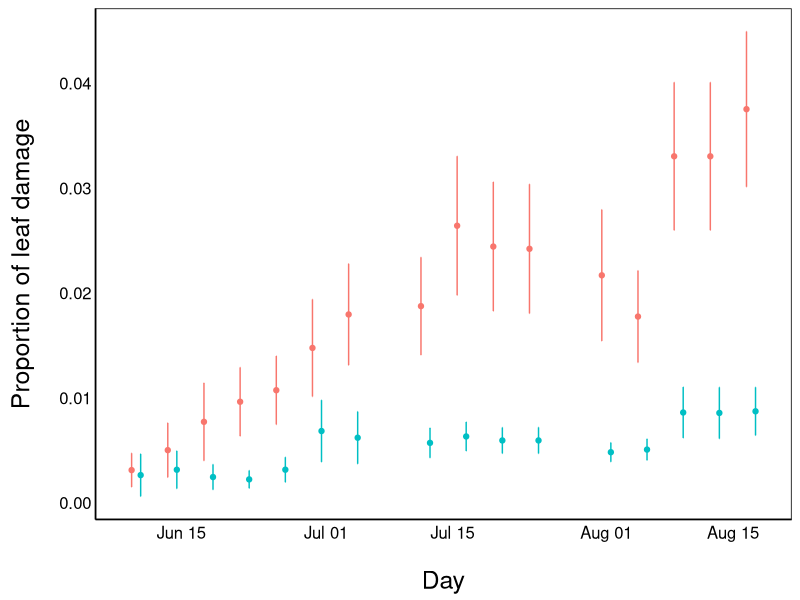
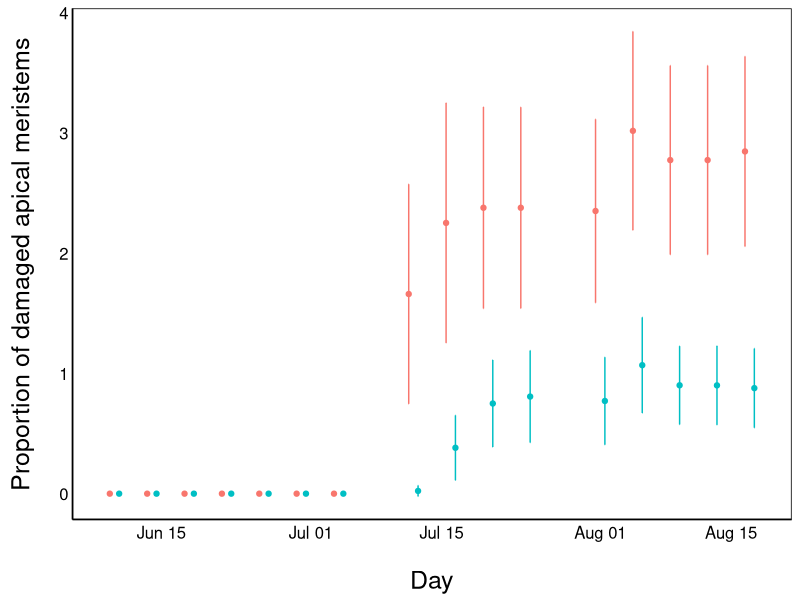
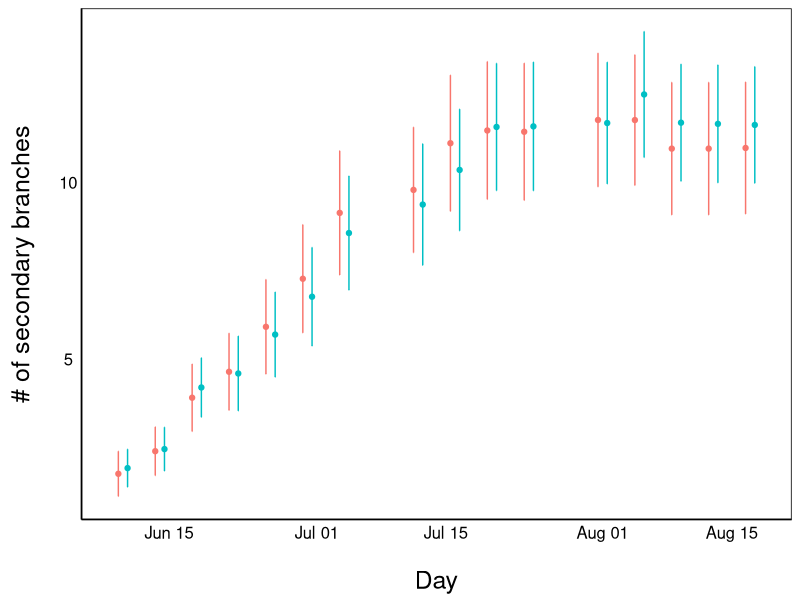

Here is the R script that generated these plots, in order: (Note: this script raises an error after producing the figures.)
## ---- chunk 1
knitr::opts_chunk$set(echo = TRUE)
## ---- chunk 2
# Simplified/clean theme for plotting
theme_simple <- function (base_size = 12, base_family = "") {
  theme_classic(base_size = base_size, base_family = base_family) %+replace%
    theme(
      axis.text = element_text(colour = "black"),
      axis.title.x = element_text(size=18),
      axis.text.x = element_text(size=12),
      axis.title.y = element_text(size=18,angle=90),
      axis.text.y = element_text(size=12),
      axis.ticks = element_blank(),
      panel.background = element_rect(fill="white"),
      panel.border = element_blank(),
      plot.title=element_text(face="bold", size=24),
      legend.position="none"
    )  
}
## ---- chunk 3
library(dplyr)
library(ggplot2)
library(zoo)
library(lubridate)
## ---- chunk 4
ldata<-read.csv("oe3c_dat.csv", header=T)
names(ldata)
## ---- chunk 5
#  Make a new dataframe to hold true dates of the year, rather than only visit date number
Visitdata<-ldata
Visitdata$date<-as.factor(Visitdata$date)

#  Visit dates from 1 to 16 will be bound to actual dates in visitdate
date<-c(1:16)
visitdate<-c("2016/06/10","2016/06/14","2016/06/18","2016/06/22","2016/06/26","2016/06/30","2016/07/04","2016/07/12","2016/07/16","2016/07/20","2016/07/24", "2016/08/01", "2016/08/05", "2016/08/09", "2016/08/13", "2016/08/17")

#  intermediate dataframe Vdat used to add actual dates into Visitdata, which will be used from hence
Vdat<-as.data.frame(cbind(date,visitdate))
Visitdata<- left_join(Visitdata, Vdat)
Visitdata$yday <- yday(Visitdata$visitdate)
## ---- chunk 6
#  Variable to hold the actual Julian dates
ldata$visitdate<-NA
for(i in 1:nrow(Vdat)){
  ldata$visitdate[ldata$date==Vdat$date[i]]<-paste0(Vdat$visitdate[i])
}
ldata$visitdate<-as.factor(ldata$visitdate)
#  Calculate SE for dmg
dmg_sd<-aggregate(dmg_index ~ trt + visitdate,data=ldata,FUN=sd,na.action=na.omit)
names(dmg_sd)[3]<-"dmg_sd"
dmg_N<-aggregate(dmg_index ~ trt + visitdate,data=ldata,FUN=length,na.action=na.omit)
names(dmg_N)[3]<-"dmg_N"

dmgsum<-aggregate(dmg_index ~ trt + visitdate,data=ldata,FUN=mean,na.action=na.omit)
dmgsum<-merge(dmgsum,dmg_sd,by=c("trt","visitdate"))
dmgsum<-merge(dmgsum,dmg_N,by=c("trt","visitdate"))
dmgsum$dmg_se<-dmgsum$dmg_sd/sqrt(dmgsum$dmg_N - 1)
## ---- chunk 7
dmgsum$visitdate<-as.Date(dmgsum$visitdate)
pd <- position_dodge(width = 2)

ggplot(aes(x=visitdate,y=dmg_index,colour=trt),data=dmgsum)+
  geom_errorbar(aes(ymin=dmg_index-1.96*dmg_se, ymax=dmg_index+1.96*dmg_se),position=pd, width=.1)+geom_point(position=pd) +
  theme_simple() +
  xlab("\nDay") +
  ylab("Proportion of leaf damage\n") 
## ---- chunk 8
mod1 <- lm(dmg_index ~ trt*visitdate, data=dmgsum)
anova(mod1)
## ---- chunk 9
#  Undamaged secondary meristems
ldata$sec_ap_un<-ldata$sec_branch-ldata$sec_ap1
#  Rename damaged apical meristems to punctured apical meristem (pct)
ldata$sec_ap_pct<-ldata$sec_ap1


#  Bind the average number of secondary branches with average damaged secondary meristems for each treatment per date 
apsum<-aggregate(cbind(sec_branch,sec_ap_pct) ~ trt + visitdate,data=ldata,FUN=mean,na.action=na.omit)
#  Calculate SE for secondary branches
sec_branch_sd<-aggregate(sec_branch ~ trt + visitdate,data=ldata,FUN=sd,na.action=na.omit)
names(sec_branch_sd)[3]<-"sec_branch_sd"
sec_branch_N<-aggregate(sec_branch ~ trt + visitdate,data=ldata,FUN=length,na.action=na.omit)
names(sec_branch_N)[3]<-"sec_branch_N"
# Calculate SE for proportion damaged secondary branches
sec_ap_pct_sd<-aggregate(sec_ap_pct ~ trt + visitdate,data=ldata,FUN=sd,na.action=na.omit)
names(sec_ap_pct_sd)[3]<-"sec_ap_pct_sd"
sec_ap_pct_N<-aggregate(sec_ap_pct ~ trt + visitdate,data=ldata,FUN=length,na.action=na.omit)
names(sec_ap_pct_N)[3]<-"sec_ap_pct_N"

# Merge everything
apsum<-merge(apsum,sec_branch_sd,by=c("trt","visitdate"))
apsum<-merge(apsum,sec_branch_N,by=c("trt","visitdate"))
apsum$sec_branch_se<-apsum$sec_branch_sd/sqrt(apsum$sec_branch_N - 1)

apsum<-merge(apsum,sec_ap_pct_sd,by=c("trt","visitdate"))
apsum<-merge(apsum,sec_ap_pct_N,by=c("trt","visitdate"))
apsum$sec_ap_pct_se<-apsum$sec_ap_pct_sd/sqrt(apsum$sec_ap_pct_N - 1)

## ---- chunk 10
#  Change date from factor to date. This is for plotting purposes
apsum$visitdate<-as.Date(apsum$visitdate)
#  Add dodge to the points
pd <- position_dodge(width = 2)

ggplot(aes(x=visitdate,y=sec_ap_pct,colour=trt),data=apsum)+
  geom_errorbar(aes(ymin=sec_ap_pct-1.96*sec_ap_pct_se, ymax=sec_ap_pct+1.96*sec_ap_pct_se),position=pd, width=.1)+geom_point(position=pd) +
  theme_simple()+
  xlab("\nDay") +
  ylab("Proportion of damaged apical meristems\n")
## ---- chunk 11
mod1 <- lm(sec_ap_pct ~ trt * visitdate, data=apsum)
anova(mod1)
## ---- chunk 12
ggplot(aes(x=visitdate,y=sec_branch,colour=trt),data=apsum)+
  geom_errorbar(aes(ymin=sec_branch-1.96*sec_branch_se, ymax=sec_branch+1.96*sec_branch_se),position=pd, width=.1)+geom_point(position=pd) +
  theme_simple() +
  xlab("\nDay") +
  ylab("# of secondary branches\n")
## ---- chunk 13
mod1 <- lm(sec_branch ~ trt*visitdate, data=apsum)
anova(mod1)
## ---- chunk 14
## calculate time to flowering, flowering date (relative to start), flowering duration 
fdata<-as.data.frame(unique(Visitdata$indiv))
names(fdata)<-"indiv"
fdata$fday<-NA ## day of flowering
fdata$fdur<-NA ## duration of flowering

for (ind in unique(Visitdata$indiv)) {
  # print(ind) ## Use for debugging
  # subset all rows for this individual
  individualdata<-Visitdata[Visitdata$indiv==ind,]
  # subset out rows with no measurements
  individualdata<-individualdata[!is.na(individualdata$node),]
  # make indicator for days with a flower measurement
  individualdata$indicatorfstart<-ifelse(individualdata$flower>0, TRUE, FALSE)
  # find the first time that flowers is positive 
  fdata$fday[fdata$indiv==ind]<-NA
  fdata$fdur[fdata$indiv==ind]<-NA
  
  if(sum(individualdata$indicatorfstart,na.rm=T)>0){
    floweringday<-min(which(individualdata$indicatorfstart == TRUE))
  # fday is the day that flower growth first appears
  fday<- individualdata$yday[floweringday]
  fdata$fday[fdata$indiv==ind]<- fday
  # subset data for only the visits with flowering, fruiting, or buds
  individualdata<-individualdata[individualdata$fruit>0 | individualdata$flower >0 | individualdata$bud>0,]
  # new indicator where bud and flowers both equal zero, there will only be fruit measurements
  individualdata$indicatorfend<-ifelse(individualdata$bud==0 & individualdata$flower==0, TRUE, FALSE)
  # find the first day with only fruit measurements, no flowers or buds, taken as maximum from last visit
  durend<- max(which(individualdata$indicatorfend == FALSE))
  # duration of flowering is the last day of flowering minus the first day of flower growth (as calculated above)
  fdata$fdur[fdata$indiv==ind]<-individualdata$yday[durend] - fday
  }
}

#  Organize the data by treatment (for easy graphing)
fdata<-na.omit(fdata)
fdata$trt<-gsub("[0-9]","",fdata$indiv)

Cflr<-data.frame(trt="C",jday=sort(unique(fdata$fday)),cumflr=0)
Pflr<-data.frame(trt="P",jday=sort(unique(fdata$fday)),cumflr=0)
for(i in 1:nrow(Cflr)){
  Cflr$cumflr[i]<-nrow(fdata[fdata$trt=="C" &
                               fdata$fday<=ftime$jday[i],]) / 
    length(grep("C",unique(ldata$indiv))) 
  Pflr$cumflr[i]<-nrow(fdata[fdata$trt=="P" &
                               fdata$fday<=ftime$jday[i],]) /
    length(grep("P",unique(ldata$indiv))) 
}
ftime<-rbind(Cflr,Pflr)
  
## ---- chunk 15
ggplot(ftime, aes(x=jday, y=cumflr, color=trt)) +
  geom_point() +
  theme_simple() +
  xlab("\nDay") +
  ylab("Proportion of flowering plants\n")
## ---- chunk 16
mod1 <- lm(cumflr ~ jday * trt, data = ftime)
anova(mod1)
## ---- chunk 17
seed_dat <- read.csv("seeds_per_plant.csv", header=T)
names(seed_dat)
